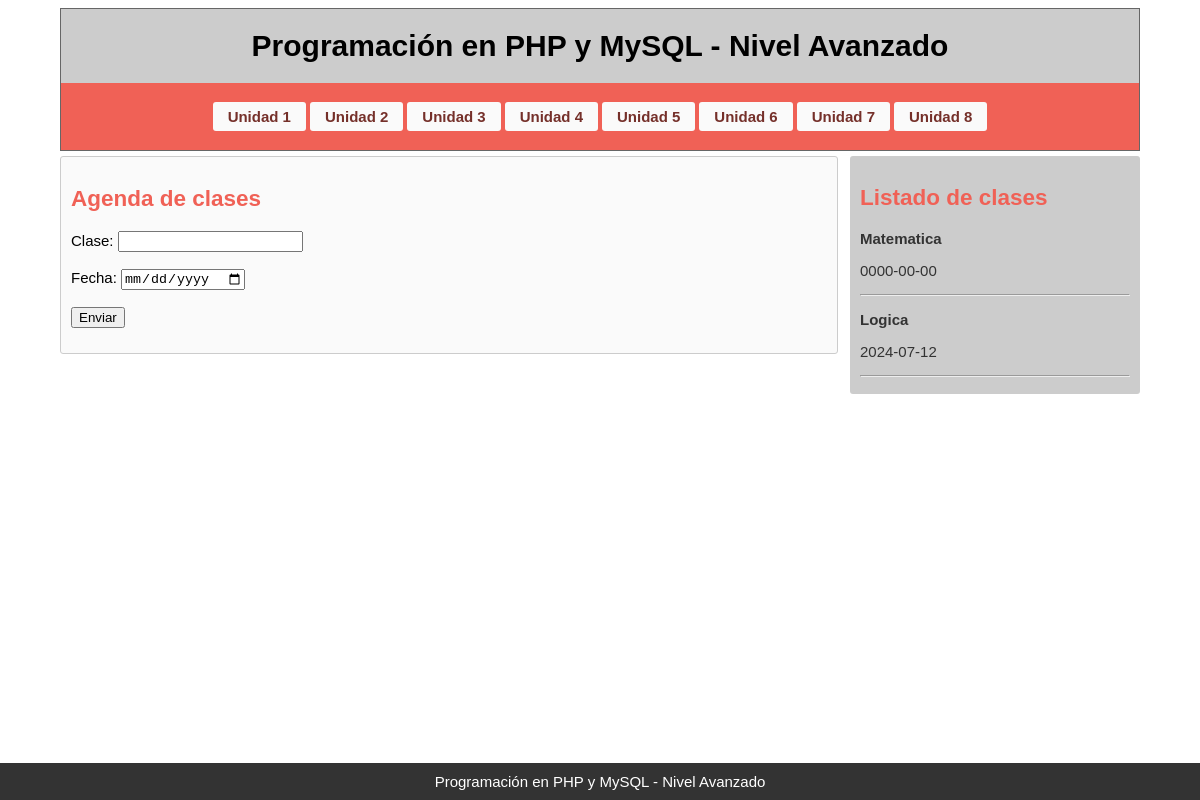
The app's page /unidad1.php?ok_load, older data.
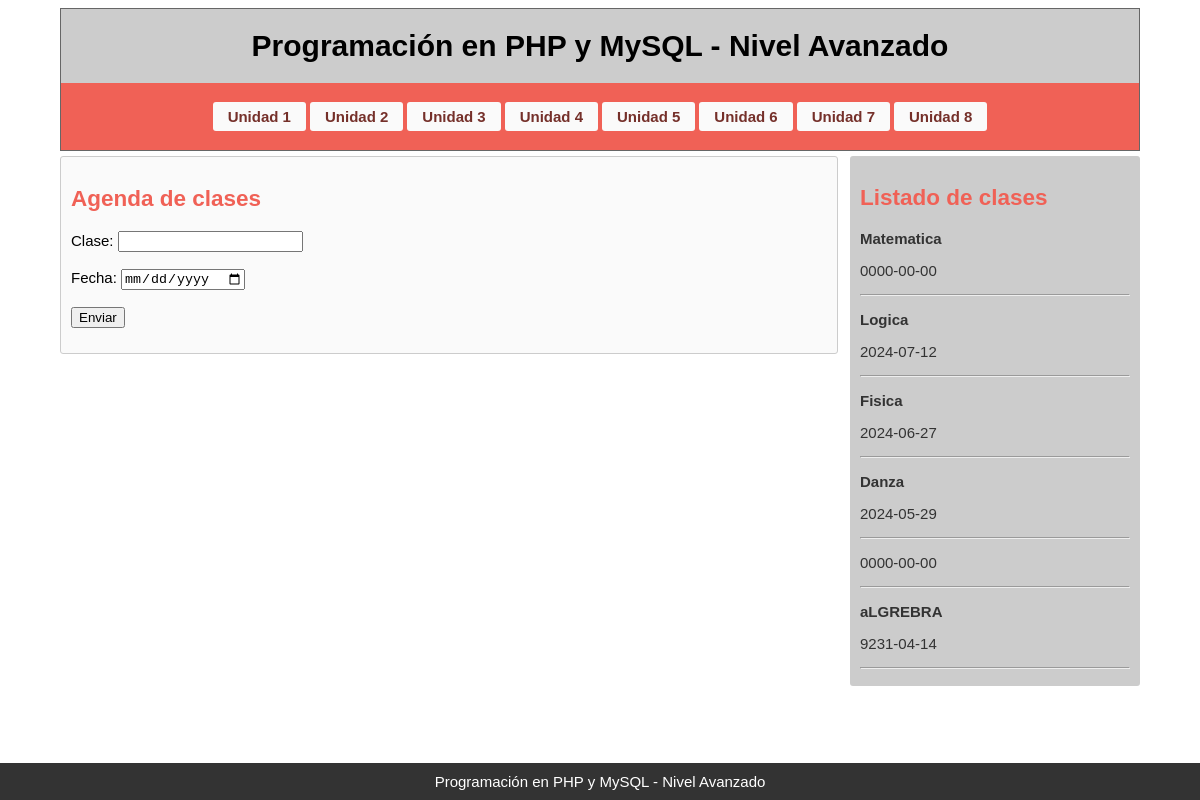
The same page, newer data.
### tables this page shows
CREATE TABLE `clases` (
  `id` int(5) NOT NULL,
  `unidad` varchar(30) NOT NULL,
  `fecha` date NOT NULL
);

### ver_clases.php (the view, shortened to what this page needs)
<!DOCTYPE html>
<html lang="en">
<head>
</head>
<body>
<?php
include("conexion.php");
$consulta_clases = mysqli_query($datos_db,"SELECT * FROM clases ");
while($lista_clases = mysqli_fetch_assoc($consulta_clases)){
?>
<div id="lista_clases">
    <p><strong><?php echo $lista_clases["unidad"]?></strong></p>
    <p><?php echo $lista_clases["fecha"]?></p>
    <hr>
</div>
<?php
};
?>
</body>
</html>

### unidad1.php (shortened to what this page needs)
<php? session_start(); ?>
	<!DOCTYPE html>
	<html lang="es">
	<head>
		<link rel="stylesheet" href="estilos.css">
	</head>
	<body>
		<div class="container">
			<header>
				<h1>Programación en PHP y MySQL - Nivel Avanzado</h1>
				<nav>
					<?php include("botonera.php"); ?>
				</nav>
			</header>
			<section>
				<h2>Agenda de clases</h2>
				<form action="insertar_clases.php" method="POST">
					<label for="clase">Clase:</label>
					<input type="text" id="clase" name="clase" required>
					<br><br>
					<label for="fecha">Fecha:</label>
					<input type="date" id="fecha" name="fecha" required>
					<br><br>
					<input type="submit" value="Enviar">
				</form>
			</section>
			<aside>
			<h2>Listado de clases</h2>
				<?php
				include("ver_clases.php");
				?>
			</aside>
			<footer>
				<a href="https://site.elearning-total.com/courses/?com=lb">Programación en PHP y MySQL - Nivel Avanzado</a>
			</footer>
		</div>
	</body>
	</html>

### botonera.php
<ul>
	<li><a href="unidad1.php">Unidad 1</a></li>
	<li><a href="unidad2.php">Unidad 2</a></li>
	<li><a href="unidad3.php">Unidad 3</a></li>
	<li><a href="unidad4.php">Unidad 4</a></li>
	<li><a href="unidad5.php">Unidad 5</a></li>
	<li><a href="unidad6.php">Unidad 6</a></li>
	<li><a href="unidad7.php">Unidad 7</a></li>
	<li><a href="unidad8.php">Unidad 8</a></li>
</ul>

### estilos.css (style rules this page uses)
.container { width:1080px; margin:0px auto; font-size:1em; font-family: "Arial", Georgia, Serif; font-size: 15px; }
header { text-align:center; border: 1px solid #666; background: #cccccc; }
a { color: #333; text-decoration: none; }
section,aside { margin-top: 5px; padding: 10px; -moz-border-radius:3px;-webkit-border-radius:3px;-o-border-radius:3px;border-radius:3px; }
section { float: left; width: 70%; background: #fafafa; border: 1px solid #ccc; }
aside { float: right; width: 25%; background:#ccc; color: #333; }
nav { padding:0.2%; background:#f06156; margin-top: 0.5%; }
nav ul { list-style-type:none; padding:0px; width: 100%; display: table; text-align: center; }
nav ul li { display: inline; }
nav ul li a { display:inline-block; text-align:center; text-decoration:none; color: #75302a; font-weight: bold; padding:6px 15px; margin:2px; background:#fafafa; -moz-border-radius:3px;-webkit-border-radius:3px;-o-border-radius:3px;border-radius:3px; }
footer { position: fixed; width: 100%; right: 0; bottom: 0; left: 0; padding: 10px 0px 10px 0px; background-color: #333; text-align: center; }
footer a { color: #fff; }
h2 { color: #f06156; }

Row changes from the older to the newer data that the page shows:
added clases: unidad "Fisica", fecha "2024-06-27"
added clases: unidad "Danza", fecha "2024-05-29"
added clases: fecha "0000-00-00"
added clases: unidad "aLGREBRA", fecha "9231-04-14"
